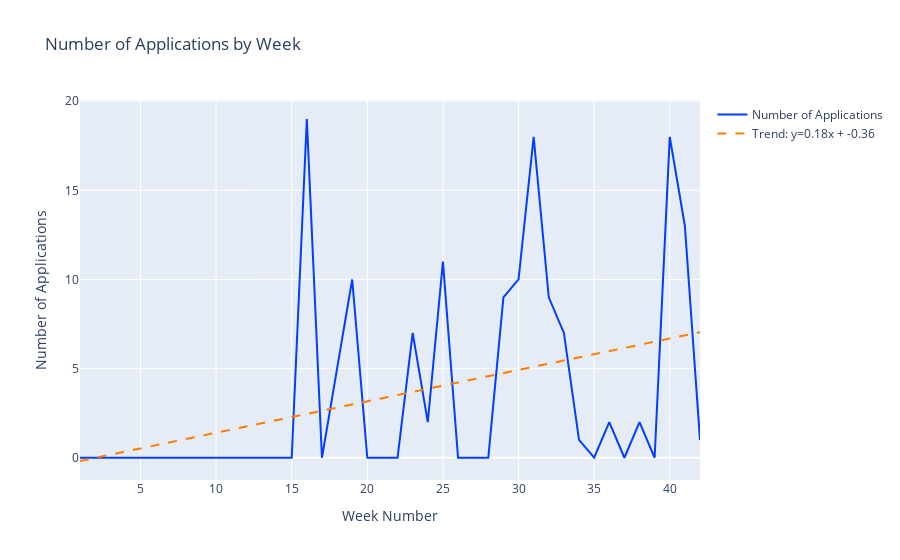

The notebook cell saved with this chart:
### Code cell
# Compute trendline (assuming you've already done this above)
z = np.polyfit(df_weekly.index, df_weekly['Number of Applications'], 1)
p = np.poly1d(z)

# Create a line trace for "Number of Applications"
trace1 = go.Scatter(x=df_weekly.index, 
                    y=df_weekly['Number of Applications'], 
                    mode='lines',
                    name='Number of Applications',
                    line=dict(color=convert_to_rgb_str(sns_palette[0])))

# Create a line trace for the trendline
trace2 = go.Scatter(x=df_weekly.index, 
                    y=p(df_weekly.index), 
                    mode='lines',
                    name=f'Trend: y={z[0]:.2f}x + {z[1]:.2f}',
                    line=dict(color=convert_to_rgb_str(sns_palette[1]), dash='dash'))

# Layout configuration
layout = go.Layout(title='Number of Applications by Week',
                   xaxis=dict(title='Week Number'),
                   yaxis=dict(title='Number of Applications'))

# Combine traces and layout, and plot
fig = go.Figure(data=[trace1, trace2], layout=layout)
fig.show()

### Figure 1 — Plotly figure (JSON) as saved in the notebook; plotly's stock layout.template omitted (floating-point values rounded to 4 significant figures)
{"data": [{"line": {"color": "rgb(2, 62, 255)"}, "mode": "lines", "name": "Number of Applications", "type": "scatter", "x": [1, 2, 3, 4, 5, 6, 7, 8, 9, 10, 11, 12, 13, 14, 15, 16, 17, 18, 19, 20, 21, 22, 23, 24, 25, 26, 27, 28, 29, 30, 31, 32, 33, 34, 35, 36, 37, 38, 39, 40, 41, 42], "y": [0, 0, 0, 0, 0, 0, 0, 0, 0, 0, 0, 0, 0, 0, 0, 19, 0, 5, 10, 0, 0, 0, 7, 2, 11, 0, 0, 0, 9, 10, 18, 9, 7, 1, 0, 2, 0, 2, 0, 18, 13, 1]}, {"line": {"color": "rgb(255, 124, 0)", "dash": "dash"}, "mode": "lines", "name": "Trend: y=0.18x + -0.36", "type": "scatter", "x": [1, 2, 3, 4, 5, 6, 7, 8, 9, 10, 11, 12, 13, 14, 15, 16, 17, 18, 19, 20, 21, 22, 23, 24, 25, 26, 27, 28, 29, 30, 31, 32, 33, 34, 35, 36, 37, 38, 39, 40, 41, 42], "y": [-0.1827, -0.006563, 0.1696, 0.3458, 0.5219, 0.6981, 0.8742, 1.05, 1.227, 1.403, 1.579, 1.755, 1.931, 2.107, 2.284, 2.46, 2.636, 2.812, 2.988, 3.164, 3.34, 3.517, 3.693, 3.869, 4.045, 4.221, 4.397, 4.574, 4.75, 4.926, 5.102, 5.278, 5.454, 5.631, 5.807, 5.983, 6.159, 6.335, 6.511, 6.688, 6.864, 7.04]}], "layout": {"title": {"text": "Number of Applications by Week"}, "xaxis": {"title": {"text": "Week Number"}}, "yaxis": {"title": {"text": "Number of Applications"}}}}
